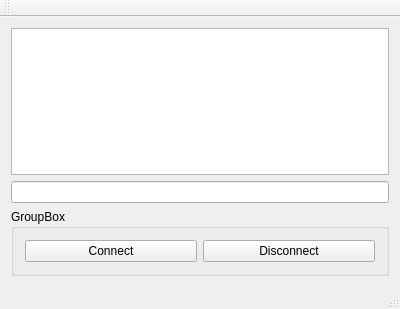
<?xml version="1.0" encoding="UTF-8"?>
<ui version="4.0">
 <class>MainWindow</class>
 <widget class="QMainWindow" name="MainWindow">
  <property name="geometry">
   <rect>
    <x>0</x>
    <y>0</y>
    <width>400</width>
    <height>309</height>
   </rect>
  </property>
  <property name="windowTitle">
   <string>MainWindow</string>
  </property>
  <widget class="QWidget" name="centralWidget">
   <layout class="QVBoxLayout" name="verticalLayout">
    <item>
     <widget class="QTextEdit" name="displayTextEdit"/>
    </item>
    <item>
     <widget class="QLineEdit" name="inputLineEdit"/>
    </item>
    <item>
     <widget class="QGroupBox" name="groupBox">
      <property name="title">
       <string>GroupBox</string>
      </property>
      <layout class="QHBoxLayout" name="horizontalLayout">
       <item>
        <widget class="QPushButton" name="connectPushButton">
         <property name="text">
          <string>Connect</string>
         </property>
        </widget>
       </item>
       <item>
        <widget class="QPushButton" name="disconnectPushButton">
         <property name="text">
          <string>Disconnect</string>
         </property>
        </widget>
       </item>
      </layout>
     </widget>
    </item>
   </layout>
  </widget>
  <widget class="QMenuBar" name="menuBar">
   <property name="geometry">
    <rect>
     <x>0</x>
     <y>0</y>
     <width>400</width>
     <height>25</height>
    </rect>
   </property>
  </widget>
  <widget class="QToolBar" name="mainToolBar">
   <attribute name="toolBarArea">
    <enum>TopToolBarArea</enum>
   </attribute>
   <attribute name="toolBarBreak">
    <bool>false</bool>
   </attribute>
  </widget>
  <widget class="QStatusBar" name="statusBar"/>
 </widget>
 <layoutdefault spacing="6" margin="11"/>
 <resources/>
 <connections/>
</ui>
